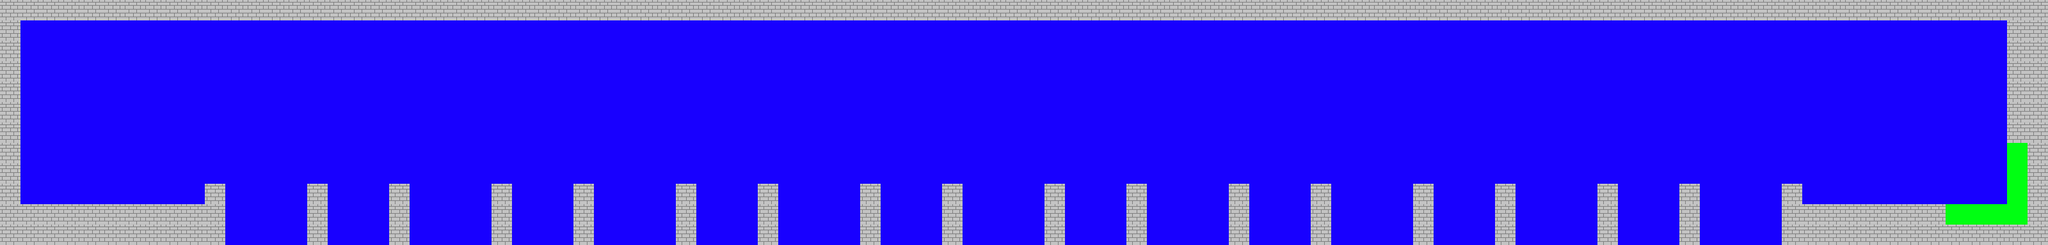

This is a level from a 2D game, rendered from its Tiled map with the project's own tilesets. A one-line summary and the map file follow, with tile-layer data summarised:
An orthogonal 100x12 tile map with 32x32 px tiles, 3 tile layers (gray, Finish, blue) and 19 objects.

<map version="1.0" orientation="orthogonal" width="100" height="12" tilewidth="32" tileheight="32">
 <tileset firstgid="1" name="assets" tilewidth="32" tileheight="32">
  <image source="TownAssets.png" width="192" height="96" />
 </tileset>
 <layer name="gray" width="100" height="12">
  <data>[1200 cells, 218 non-empty, 1 distinct tile ids]</data>
 </layer>
 <layer name="Finish" width="100" height="12">
  <data>[1200 cells, 7 non-empty, 1 distinct tile ids]</data>
 </layer>
 <layer name="blue" width="100" height="12">
  <data>[1200 cells, 975 non-empty, 1 distinct tile ids]</data>
 </layer>
 <objectgroup name="Mine" width="100" height="12" />
 <objectgroup name="Coins" width="100" height="12">
  <object x="305" y="196" width="63" height="69">
   <ellipse />
  </object>
  <object x="468" y="201" width="56" height="72">
   <ellipse />
  </object>
  <object x="603" y="189" width="36" height="68">
   <ellipse />
  </object>
  <object x="759" y="191" width="44" height="73">
   <ellipse />
  </object>
  <object x="876" y="202" width="43" height="72">
   <ellipse />
  </object>
  <object x="1056" y="203" width="36" height="73">
   <ellipse />
  </object>
  <object x="1172" y="196" width="61" height="86">
   <ellipse />
  </object>
  <object x="1331" y="207" width="61" height="72">
   <ellipse />
  </object>
  <object x="1468" y="215" width="39" height="53">
   <ellipse />
  </object>
  <object x="1634" y="228" width="35" height="53">
   <ellipse />
  </object>
  <object x="1746" y="212" width="58" height="68">
   <ellipse />
  </object>
  <object x="1902" y="211" width="62" height="66">
   <ellipse />
  </object>
  <object x="2049" y="207" width="28" height="65">
   <ellipse />
  </object>
  <object x="2200" y="200" width="46" height="79">
   <ellipse />
  </object>
  <object x="2349" y="191" width="13" height="85">
   <ellipse />
  </object>
  <object x="2497" y="218" width="35" height="53">
   <ellipse />
  </object>
  <object x="2618" y="219" width="45" height="54">
   <ellipse />
  </object>
  <object x="2781" y="202" width="48" height="76">
   <ellipse />
  </object>
 </objectgroup>
 <objectgroup name="PowerUp" width="100" height="12" visible="0">
  <object x="699" y="224" width="33" height="57">
   <ellipse />
  </object>
 </objectgroup>
</map>
